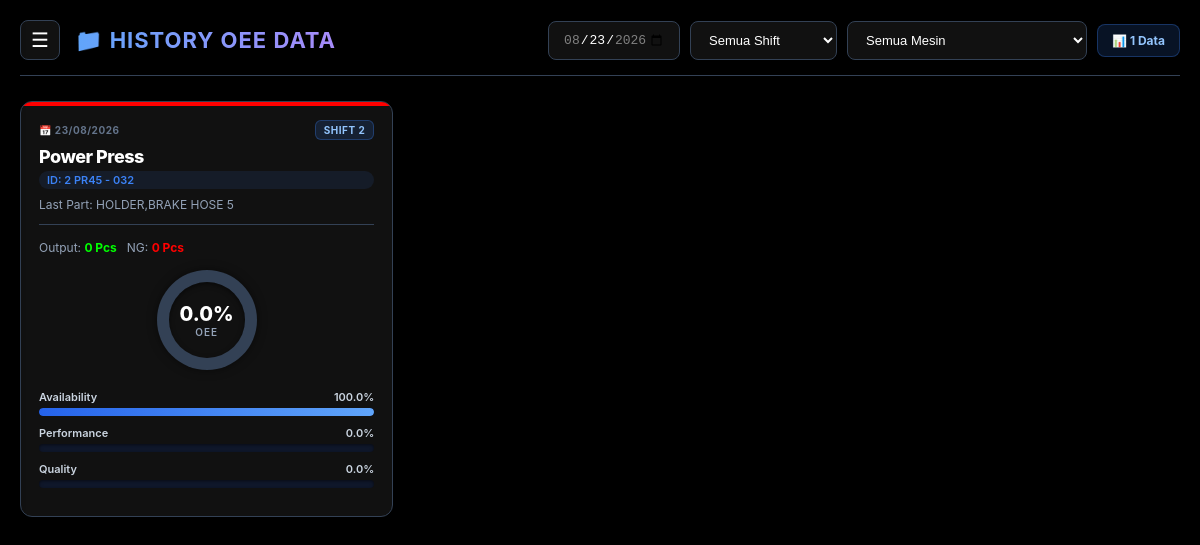
The page /user/history/index.php on the database its author committed.
### tables this page shows
CREATE TABLE `history_summary` (
  `id` int(11) NOT NULL,
  `tanggal` date NOT NULL,
  `shift` varchar(50) NOT NULL,
  `mcID` varchar(50) NOT NULL,
  `nama_mesin` varchar(100) DEFAULT NULL,
  `part_name` varchar(100) DEFAULT NULL,
  `total_ok` int(11) DEFAULT 0,
  `total_ng` int(11) DEFAULT 0,
  `oee` float DEFAULT 0,
  `availability` float DEFAULT 0,
  `performance` float DEFAULT 0,
  `quality` float DEFAULT 0,
  `waktu_mulai` datetime DEFAULT NULL,
  `waktu_selesai` datetime DEFAULT NULL,
  `waktu_reset` timestamp NOT NULL DEFAULT current_timestamp()
);

### user/history/index.php (the view, shortened to what this page needs)
<?php
$host = "localhost"; $user = "root"; $pass = ""; $db = "simulasi";
$conn = new mysqli($host, $user, $pass, $db);
$conn->query("SET time_zone = '+07:00'");
$sql_range = "SELECT MIN(tanggal) as min_tgl, MAX(tanggal) as max_tgl FROM history_summary";
$res_range = $conn->query($sql_range);
$range = ($res_range && $res_range->num_rows > 0) ? $res_range->fetch_assoc() : [];
$min_tanggal = $range['min_tgl'] ?? date('Y-m-d');
$max_tanggal = $range['max_tgl'] ?? date('Y-m-d');
$filterTanggal = isset($_GET['tanggal']) ? $conn->real_escape_string($_GET['tanggal']) : $max_tanggal;
$query_history = "SELECT hs.*, mm.nama_mesin as master_nama, mm.id_mesin as master_id FROM history_summary hs LEFT JOIN master_mesin mm ON hs.mcID = mm.mcID WHERE hs.tanggal = '$filterTanggal'";
$query_history .= " ORDER BY oee DESC";
$result = $conn->query($query_history);
$countResult = ($result) ? $result->num_rows : 0;
?>
<!DOCTYPE html>
<html lang="id">
<head>
</head>
<body>
    <div class="header">
        <div class="header-left">
            <button class="menu-btn" onclick="toggleSidebar()">☰</button>
            <h1>📁 HISTORY OEE DATA</h1>
        </div>
        <form method="GET" id="filterForm" class="filter-container">
            <input type="date" name="tanggal" class="filter-select"
                   value="<?= htmlspecialchars($filterTanggal) ?>"
                   min="<?= $min_tanggal ?>" max="<?= $max_tanggal ?>"
                   onchange="document.getElementById('filterForm').submit()">
            <select name="shift" class="filter-select" onchange="document.getElementById('filterForm').submit()">
                <option value="ALL">Semua Shift</option>
            </select>
            <select name="mesin" class="filter-select" onchange="document.getElementById('filterForm').submit()">
                <option value="ALL">Semua Mesin</option>
            </select>
            <span style="background: rgba(59,130,246,0.15); border: 1px solid rgba(59,130,246,0.3); padding: 8px 14px; border-radius: 8px; font-size: 12px; font-weight: 700; color: #93c5fd; white-space: nowrap;">
                📊 <?= $countResult ?> Data
            </span>
        </form>
    </div>
    <div class="grid-container">
        <?php
        if ($result && $result->num_rows > 0) {
            while ($row = $result->fetch_assoc()) {
                $oee = $row['oee'];
                $oeeClass = ($oee >= 85) ? 'oee-ok' : (($oee >= 75) ? 'oee-warn' : 'oee-ng');
                $last_part = $row['part_name'];
                $display_nama = $row['master_nama'] ?: $row['nama_mesin'];
                $display_id = $row['master_id'] ?: $row['mcID'];
                ?>
                <div class="card <?= $oeeClass ?>" onclick="window.location.href='detail.php?mcID=<?= urlencode($row['mcID']) ?>&tanggal=<?= $row['tanggal'] ?>&shift=<?= urlencode($row['shift']) ?>'">
                    <div class="card-header-title">
                        <span class="card-date-badge">📅 <?= date('d/m/Y', strtotime($row['tanggal'])) ?></span>
                        <span class="card-shift-badge"><?= htmlspecialchars($row['shift']) ?></span>
                    </div>
                    <div class="card-title"><?= htmlspecialchars($display_nama) ?></div>
                    <div class="card-id">ID: <?= htmlspecialchars($display_id) ?></div>
                    <div class="card-subtitle">Last Part: <?= htmlspecialchars($last_part) ?></div>
                    <div class="card-output-row">
                        <span>Output: <span class="ok-val"><?= $row['total_ok'] ?> Pcs</span></span>
                        <span>NG: <span class="ng-val"><?= $row['total_ng'] ?> Pcs</span></span>
                    </div>
                    <div class="donut-container">
                        <div class="donut-hole"><span class="donut-val"><?= number_format($oee, 1) ?>%</span><span class="donut-label">OEE</span></div>
                    </div>
                    <div class="bar-group"><div class="bar-label"><span>Availability</span> <span><?= number_format($row['availability'], 1) ?>%</span></div><div class="bar-bg"><div class="bar-fill fill-a" style="width: <?= $row['availability'] ?>%;"></div></div></div>
                    <div class="bar-group"><div class="bar-label"><span>Performance</span> <span><?= number_format($row['performance'], 1) ?>%</span></div><div class="bar-bg"></div></div>
                    <div class="bar-group"><div class="bar-label"><span>Quality</span> <span><?= number_format($row['quality'], 1) ?>%</span></div><div class="bar-bg"></div></div>
                </div>
                <?php
            }
        } else {
            echo "<div class='empty-state'><h3>📭 Tidak ada data history.</h3><p>Pilih tanggal lain atau cek kembali filter.</p></div>";
        }
        ?>
    </div>
</body>
</html>

### user/history/index.php (style rules this page uses)
:root { --bg-color: #000000; --card-bg: #111111; --text-main: #f8fafc; --text-muted: #94a3b8; --color-ok: #00ff00; --color-warning: #ffff00; --color-ng: #ff0000; --border-color: #334155; --primary: #3b82f6; }
body { background-color: var(--bg-color); color: var(--text-main); font-family: 'Inter', 'Segoe UI', Tahoma, sans-serif; margin: 0; padding: 20px; overflow-x: hidden; }
.header { display: flex; justify-content: space-between; align-items: center; margin-bottom: 25px; border-bottom: 1px solid var(--border-color); padding-bottom: 15px; flex-wrap: wrap; gap: 15px; }
.header-left { display: flex; align-items: center; gap: 15px; }
.menu-btn { background: var(--card-bg); border: 1px solid var(--border-color); color: white; border-radius: 8px; width: 40px; height: 40px; font-size: 20px; cursor: pointer; transition: all 0.2s; display: flex; align-items: center; justify-content: center; }
.header h1 { margin: 0; font-size: 22px; letter-spacing: 1px; font-weight: 700; background: linear-gradient(90deg, #60a5fa, #a78bfa); -webkit-background-clip: text; -webkit-text-fill-color: transparent; }
.filter-container { display: flex; gap: 10px; flex-wrap: wrap; align-items: center; justify-content: flex-end; flex: 1; }
.filter-select { background: var(--card-bg); color: white; padding: 10px 14px; border: 1px solid var(--border-color); border-radius: 8px; font-size: 13px; cursor: pointer; outline: none; transition: border-color 0.2s; }
.grid-container { display: grid; grid-template-columns: repeat(auto-fill, minmax(280px, 1fr)); gap: 20px; width: 100%; animation: fadeIn 0.4s ease-out; }
.card { background-color: var(--card-bg); border-radius: 12px; padding: 18px; box-shadow: 0 10px 15px -3px rgba(0,0,0,0.2); cursor: pointer; transition: all 0.3s cubic-bezier(0.4, 0, 0.2, 1); border: 1px solid var(--border-color); position: relative; overflow: hidden; display: flex; flex-direction: column; }
.card::before { content: ''; position: absolute; top: 0; left: 0; width: 100%; height: 4px; }
.card.oee-ng::before { background: var(--color-ng); }
.card-header-title { font-size: 12px; color: #cbd5e1; font-weight: bold; margin-bottom: 6px; letter-spacing: 0.5px; display: flex; justify-content: space-between; align-items: center; }
.card-title { font-size: 18px; font-weight: 800; margin-bottom: 4px; color: #ffffff; letter-spacing: -0.5px; }
.card-id { font-size: 11px; color: var(--primary); font-weight: 600; margin-bottom: 8px; background: rgba(59,130,246,0.1); padding: 2px 8px; border-radius: 10px; display: inline-block; }
.card-subtitle { font-size: 12px; color: #94a3b8; margin-bottom: 15px; border-bottom: 1px solid var(--border-color); padding-bottom: 12px; white-space: nowrap; overflow: hidden; text-overflow: ellipsis; }
.card-shift-badge { background: rgba(59,130,246,0.15); border: 1px solid rgba(59,130,246,0.3); padding: 3px 8px; border-radius: 6px; font-size: 10px; font-weight: 700; color: #93c5fd; letter-spacing: 0.5px; }
.card-date-badge { font-size: 10px; color: #64748b; }
.card-output-row { font-size: 12px; margin-bottom: 15px; color: var(--text-muted); display: flex; gap: 10px; }
.card-output-row .ok-val { color: var(--color-ok); font-weight: bold; }
.card-output-row .ng-val { color: var(--color-ng); font-weight: bold; }
.donut-container { position: relative; width: 100px; height: 100px; margin: 0 auto 20px auto; }
.donut-hole { position: absolute; top: 12%; left: 12%; width: 76%; height: 76%; background-color: var(--card-bg); border-radius: 50%; display: flex; align-items: center; justify-content: center; flex-direction: column; box-shadow: inset 0 2px 5px rgba(0,0,0,0.5); }
.donut-val { font-size: 20px; font-weight: 800; color: #fff; }
.donut-label { font-size: 10px; color: var(--text-muted); font-weight: 600; letter-spacing: 1px; }
.bar-group { text-align: left; margin-bottom: 10px; }
.bar-label { display: flex; justify-content: space-between; font-size: 11px; margin-bottom: 4px; font-weight: 600; color: #cbd5e1; }
.bar-bg { width: 100%; background-color: #0f172a; border-radius: 6px; height: 8px; overflow: hidden; box-shadow: inset 0 1px 3px rgba(0,0,0,0.5); }
.bar-fill { height: 100%; border-radius: 6px; transition: width 1s cubic-bezier(0.4, 0, 0.2, 1); }
.fill-a { background: linear-gradient(90deg, #2563eb, #60a5fa); box-shadow: 0 0 5px #2563eb; }

### rows shown on the page
history_summary: tanggal "23/08/2026", shift "SHIFT 2", nama_mesin "Power Press", mcID "2 PR45 - 032", part_name "HOLDER,BRAKE HOSE 5", total_ok "0", total_ng "0", oee "0.0", availability "100.0", performance "0.0", quality "0.0"

### other values the page prints
$countResult "1"
